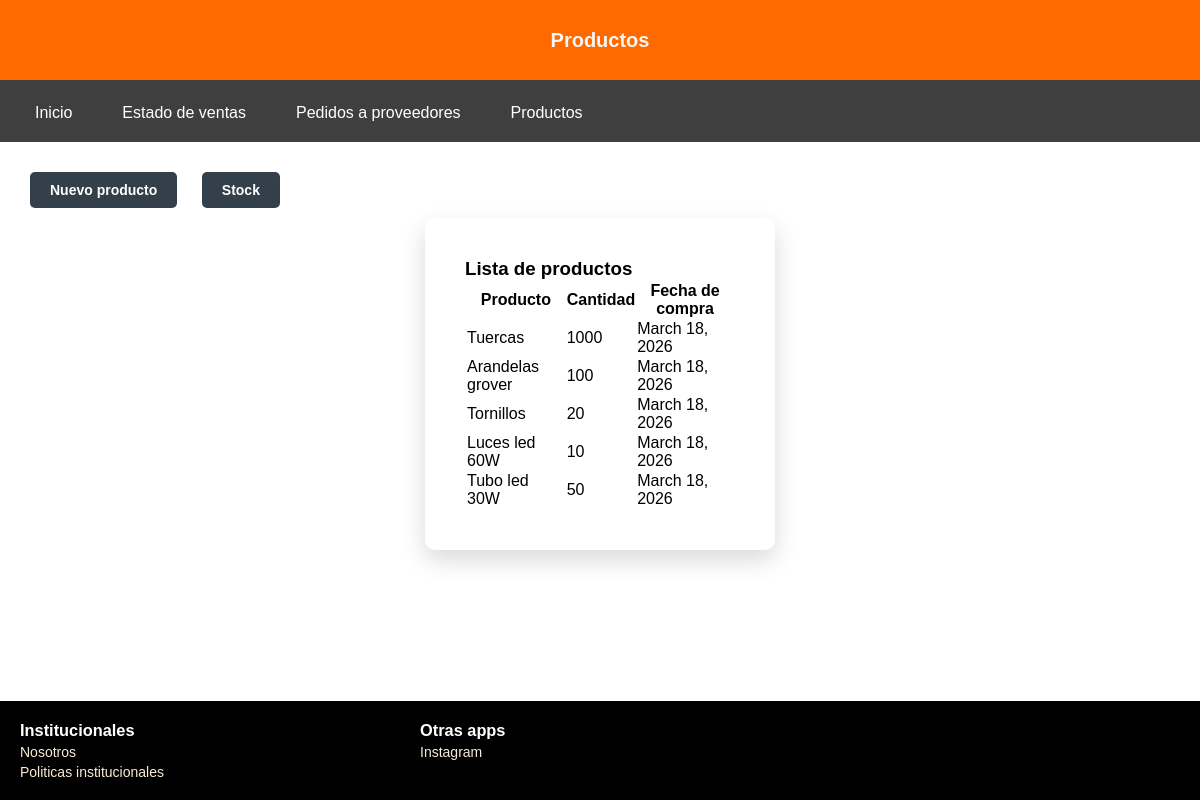
The app's page /proyecto/accounts/productos/, older data.
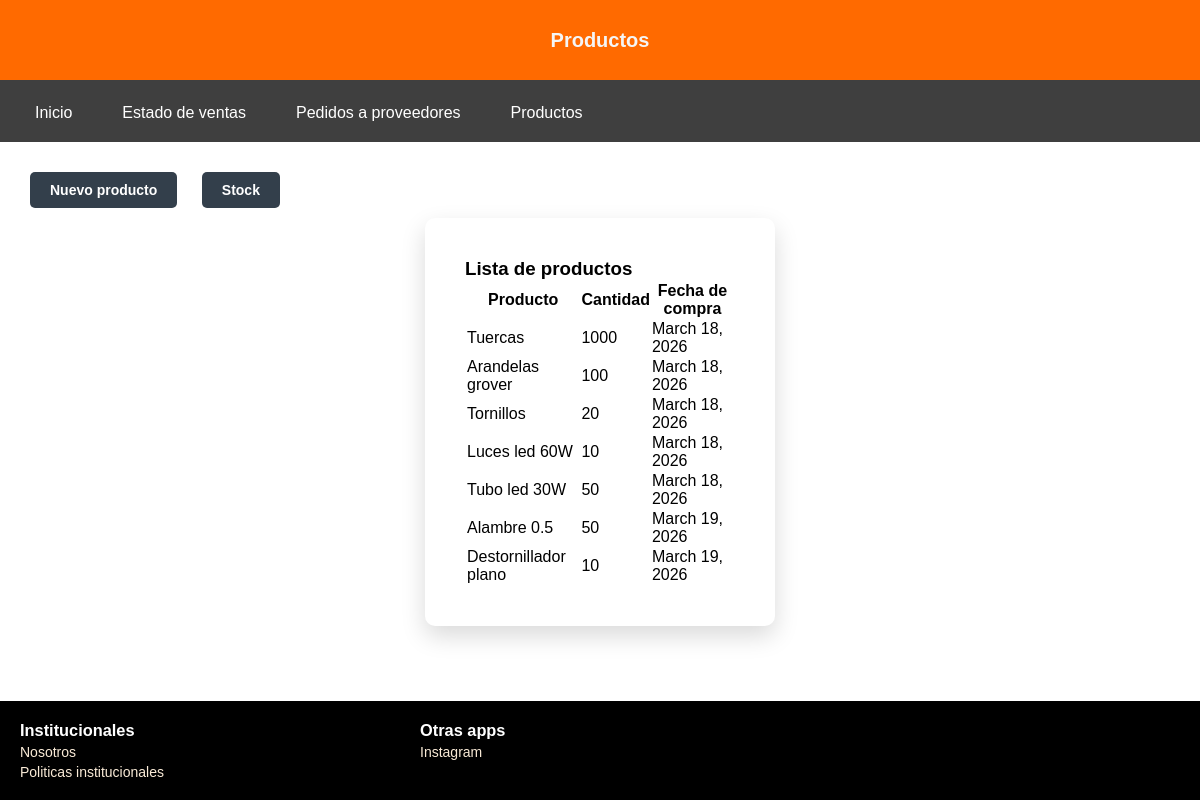
The same page, newer data.
### accounts/models.py (models this page shows, shortened)
class Producto(models.Model):
    producto = models.CharField(max_length=100)
    cantidad = models.IntegerField()
    fecha = models.DateField(default=timezone.now)

### accounts/views.py (the view)
# urls.py: path('productos/',views.productos, name= "productos"),
def productos(request):
    if request.method == "POST":
        form = NuevoProductoForm(request.POST)
        if form.is_valid():
            Producto.objects.create(
                producto=form.cleaned_data['producto'],
                cantidad=form.cleaned_data['cantidad']
            )
            return redirect('productos')  # recarga la página
    else:
        form = NuevoProductoForm()
    lista_productos = Producto.objects.all()
    return render(request, "accounts/productos.html", {
        "form": form,
        "productos": lista_productos
    })

### accounts/templates/accounts/productos.html (shortened to what this page needs)
{% load static %}
<!DOCTYPE html>
<html lang="es">
<head>
    <link rel="stylesheet" href="{% static 'accounts/styles_productos.css' %}">
</head>
<body>
    <header>
        <h2 class="title">Productos</h2>
    </header>
        <nav>
        <ul class="menu">
            <li><a href="{% url 'general' %}">Inicio</a></li>
            <li class="dropdown">
                <a href="#">Estado de ventas</a>
            </li>
            <li><a href="{% url 'pedidosprov' %}"> Pedidos a proveedores</a></li>
            <li><a href="{% url 'productos' %}"> Productos</a></li>
        </ul>
    </nav>
    <main>
    {% block content %}
        <button type="button" class="btn-nuevo" onclick="abrirModal()">Nuevo producto </button>
        <button type="button" class="btn-nuevo">Stock </button>
        <section>
            <h3>Lista de productos</h3>
            <table>
                <tr>
                    <th>Producto</th>
                    <th>Cantidad</th>
                    <th>Fecha de compra</th>
                </tr>
                    {% for p in productos %}
                <tr>
                    <td>{{ p.producto }}</td>
                    <td>{{ p.cantidad }}</td>
                    <td>{{ p.fecha }}</td>
                </tr>
                {% endfor %}
            </table>
        </section>
    {% endblock %}
    </main>
    <footer>
        <div class="institucionales">
            <h3 class="titulo">Institucionales</h3>
                <a href="{% url 'nosotros' %}">Nosotros</a>
                <a href="{% url 'institucionales' %}">Politicas institucionales</a>
        </div>
        <div class="apps">
            <h3 class="titulo">Otras apps</h3>
                <a href="#">Instagram</a>
        </div>
    </footer>
</body>
</html>

Row changes from the older to the newer data that the page shows:
added Producto: producto "Alambre 0.5", cantidad "50", fecha "March 19, 2026"
added Producto: producto "Destornillador plano", cantidad "10", fecha "March 19, 2026"
